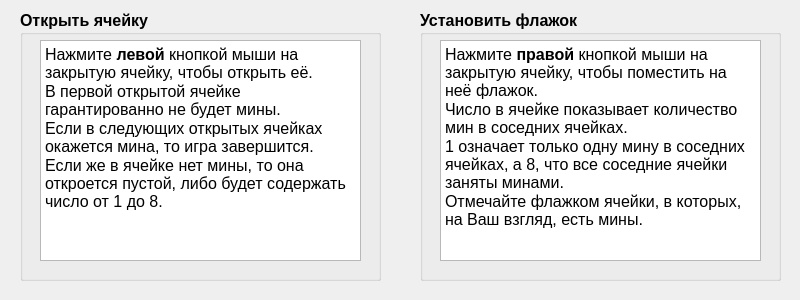
<?xml version="1.0" encoding="UTF-8"?>
<ui version="4.0">
 <class>HowToPlay</class>
 <widget class="QWidget" name="HowToPlay">
  <property name="geometry">
   <rect>
    <x>0</x>
    <y>0</y>
    <width>800</width>
    <height>300</height>
   </rect>
  </property>
  <property name="minimumSize">
   <size>
    <width>800</width>
    <height>300</height>
   </size>
  </property>
  <property name="maximumSize">
   <size>
    <width>800</width>
    <height>300</height>
   </size>
  </property>
  <property name="windowTitle">
   <string>Form</string>
  </property>
  <widget class="QGroupBox" name="groupBox">
   <property name="geometry">
    <rect>
     <x>20</x>
     <y>10</y>
     <width>361</width>
     <height>271</height>
    </rect>
   </property>
   <property name="font">
    <font>
     <pointsize>12</pointsize>
     <bold>true</bold>
    </font>
   </property>
   <property name="title">
    <string>Открыть ячейку</string>
   </property>
   <widget class="QTextBrowser" name="textBrowser">
    <property name="geometry">
     <rect>
      <x>20</x>
      <y>30</y>
      <width>321</width>
      <height>221</height>
     </rect>
    </property>
    <property name="html">
     <string>&lt;!DOCTYPE HTML PUBLIC &quot;-//W3C//DTD HTML 4.0//EN&quot; &quot;http://www.w3.org/TR/REC-html40/strict.dtd&quot;&gt;
&lt;html&gt;&lt;head&gt;&lt;meta name=&quot;qrichtext&quot; content=&quot;1&quot; /&gt;&lt;meta charset=&quot;utf-8&quot; /&gt;&lt;style type=&quot;text/css&quot;&gt;
p, li { white-space: pre-wrap; }
hr { height: 1px; border-width: 0; }
li.unchecked::marker { content: &quot;\2610&quot;; }
li.checked::marker { content: &quot;\2612&quot;; }
&lt;/style&gt;&lt;/head&gt;&lt;body style=&quot; font-family:'Segoe UI'; font-size:12pt; font-weight:700; font-style:normal;&quot;&gt;
&lt;p style=&quot; margin-top:0px; margin-bottom:0px; margin-left:0px; margin-right:0px; -qt-block-indent:0; text-indent:0px;&quot;&gt;&lt;span style=&quot; font-weight:400;&quot;&gt;Нажмите &lt;/span&gt;левой&lt;span style=&quot; font-weight:400;&quot;&gt; кнопкой мыши на закрытую ячейку, чтобы открыть её.&lt;/span&gt;&lt;/p&gt;
&lt;p style=&quot; margin-top:0px; margin-bottom:0px; margin-left:0px; margin-right:0px; -qt-block-indent:0; text-indent:0px;&quot;&gt;&lt;span style=&quot; font-weight:400;&quot;&gt;В первой открытой ячейке гарантированно не будет мины.&lt;/span&gt;&lt;/p&gt;
&lt;p style=&quot; margin-top:0px; margin-bottom:0px; margin-left:0px; margin-right:0px; -qt-block-indent:0; text-indent:0px;&quot;&gt;&lt;span style=&quot; font-weight:400;&quot;&gt;Если в следующих открытых ячейках окажется мина, то игра завершится.&lt;/span&gt;&lt;/p&gt;
&lt;p style=&quot; margin-top:0px; margin-bottom:0px; margin-left:0px; margin-right:0px; -qt-block-indent:0; text-indent:0px;&quot;&gt;&lt;span style=&quot; font-weight:400;&quot;&gt;Если же в ячейке нет мины, то она откроется пустой, либо будет содержать число от 1 до 8.&lt;/span&gt;&lt;/p&gt;&lt;/body&gt;&lt;/html&gt;</string>
    </property>
   </widget>
  </widget>
  <widget class="QGroupBox" name="groupBox_2">
   <property name="geometry">
    <rect>
     <x>420</x>
     <y>10</y>
     <width>361</width>
     <height>271</height>
    </rect>
   </property>
   <property name="font">
    <font>
     <pointsize>12</pointsize>
     <bold>true</bold>
    </font>
   </property>
   <property name="title">
    <string>Установить флажок</string>
   </property>
   <widget class="QTextBrowser" name="textBrowser_3">
    <property name="geometry">
     <rect>
      <x>20</x>
      <y>30</y>
      <width>321</width>
      <height>221</height>
     </rect>
    </property>
    <property name="html">
     <string>&lt;!DOCTYPE HTML PUBLIC &quot;-//W3C//DTD HTML 4.0//EN&quot; &quot;http://www.w3.org/TR/REC-html40/strict.dtd&quot;&gt;
&lt;html&gt;&lt;head&gt;&lt;meta name=&quot;qrichtext&quot; content=&quot;1&quot; /&gt;&lt;meta charset=&quot;utf-8&quot; /&gt;&lt;style type=&quot;text/css&quot;&gt;
p, li { white-space: pre-wrap; }
hr { height: 1px; border-width: 0; }
li.unchecked::marker { content: &quot;\2610&quot;; }
li.checked::marker { content: &quot;\2612&quot;; }
&lt;/style&gt;&lt;/head&gt;&lt;body style=&quot; font-family:'Segoe UI'; font-size:12pt; font-weight:700; font-style:normal;&quot;&gt;
&lt;p style=&quot; margin-top:0px; margin-bottom:0px; margin-left:0px; margin-right:0px; -qt-block-indent:0; text-indent:0px;&quot;&gt;&lt;span style=&quot; font-weight:400;&quot;&gt;Нажмите &lt;/span&gt;правой&lt;span style=&quot; font-weight:400;&quot;&gt; кнопкой мыши на закрытую ячейку, чтобы поместить на неё флажок.&lt;/span&gt;&lt;/p&gt;
&lt;p style=&quot; margin-top:0px; margin-bottom:0px; margin-left:0px; margin-right:0px; -qt-block-indent:0; text-indent:0px;&quot;&gt;&lt;span style=&quot; font-weight:400;&quot;&gt;Число в ячейке показывает количество мин в соседних ячейках.&lt;/span&gt;&lt;/p&gt;
&lt;p style=&quot; margin-top:0px; margin-bottom:0px; margin-left:0px; margin-right:0px; -qt-block-indent:0; text-indent:0px;&quot;&gt;&lt;span style=&quot; font-weight:400;&quot;&gt;1 означает только одну мину в соседних ячейках, а 8, что все соседние ячейки заняты минами.&lt;/span&gt;&lt;/p&gt;
&lt;p style=&quot; margin-top:0px; margin-bottom:0px; margin-left:0px; margin-right:0px; -qt-block-indent:0; text-indent:0px;&quot;&gt;&lt;span style=&quot; font-weight:400;&quot;&gt;Отмечайте флажком ячейки, в которых, на Ваш взгляд, есть мины.&lt;/span&gt;&lt;/p&gt;&lt;/body&gt;&lt;/html&gt;</string>
    </property>
   </widget>
  </widget>
 </widget>
 <resources/>
 <connections/>
</ui>
